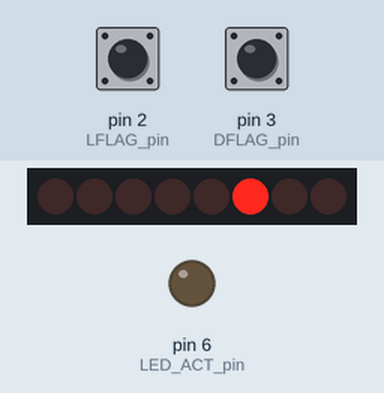
This sketch was run on a simulated Arduino Uno, built with avr-gcc and run on an emulated ATmega328P. On the bench: 8 shift-register outputs drawn as a row of LEDs (first output left, lit = HIGH), output pins drawn as LEDs (lit = HIGH). Wiring (inferred from the names in the program): line decoder: data pin 8, pin 9, pin 10. Wiring (inferred from the signals the program sends): row of LEDs: on Q0, Q1, Q2, Q3, Q4, Q5, Q6, Q7. Inputs (shaded band) come from the test bench; at power-on: pin 2 (LFLAG_pin) HIGH, pin 3 (DFLAG_pin) HIGH. Pins used as bus, display or sensor lines are not drawn; what the sketch prints to the serial monitor is not drawn.

Above: at 0.49 s.
At 3.18 s:
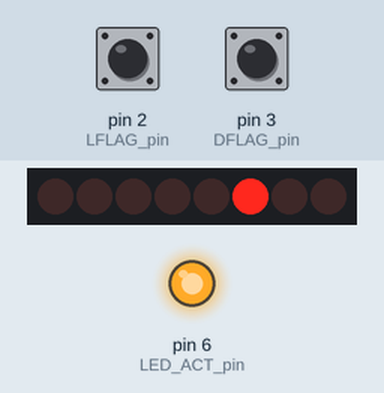
Timing chart, 0 to 3.5 s (numbered marks = the images above):
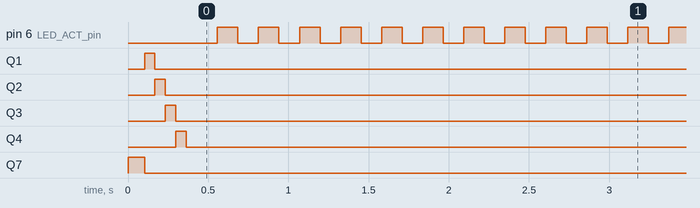

Measured:
- by itself, pin 6 (LED_ACT_pin): alternates HIGH for 0.13 s and LOW for 0.13 s

The sketch:

sample_code_LS7366RSH.ino
```cpp
// (licence header left out)
// the LS7366R communicates using SPI, so include the library:
#include <SPI.h>

#define ENABLE    1
#define DISABLE   0

/***MDR0 configuration data - the configuration byte is formed with***
***single segments taken from each group and ORing all together.***/
//Count modes
#define NQUAD 		0x00 //non-quadrature mode
#define QUADRX1 	0x01 //X1 quadrature mode
#define QUADRX2 	0x02 //X2 quadrature mode
#define QUADRX4 	0x03 //X4 quadrature mode
//Running modes
#define FREE_RUN 	0x00
#define SINGE_CYCLE 0x04
#define RANGE_LIMIT 0x08
#define MODULO_N 	0x0C
//Index modes
#define DISABLE_INDX 	0x00 	//index_disabled
#define INDX_LOADC 		0x10 	//index_load_CNTR
#define INDX_RESETC 	0x20 	//index_rest_CNTR
#define INDX_LOADO 		0x30 	//index_load_OL
#define ASYNCH_INDX 	0x00 	//asynchronous index
#define SYNCH_INDX 		0x80 	//synchronous index
//Clock filter modes
#define FILTER_1 		0x00 	//filter clock frequncy division factor 1
#define FILTER_2 		0x80 	//filter clock frequncy division factor 2
/* **MDR1 configuration data; any of these***
***data segments can be ORed together***/
//Flag modes
#define NO_FLAGS 		0x00 	//all flags disabled
#define IDX_FLAG 		0x10 	//IDX flag
#define CMP_FLAG 		0x20 	//CMP flag
#define BW_FLAG 		0x40 	//BW flag
#define CY_FLAG 		0x80 	//CY flag
//1 to 4 bytes data-width
#define BYTE_4 			0x00 	//four byte mode
#define BYTE_3 			0x01 	//three byte mode
#define BYTE_2 			0x02 	//two byte mode
#define BYTE_1 			0x03 	//one byte mode
//Enable/disable counter
#define EN_CNTR 		0x00 	//counting enabled
#define DIS_CNTR 		0x04 	//counting disabled
/* LS7366R op-code list */
#define CLR_MDR0 		  0x08
#define CLR_MDR1 		  0x10
#define CLR_CNTR 		  0x20
#define CLR_STR 		  0x30
#define READ_MDR0 		0x48
#define READ_MDR1 		0x50
#define READ_CNTR 		0x60
#define READ_OTR 		  0x68
#define READ_STR 		  0x70
#define WRITE_MDR1 		0x90
#define WRITE_MDR0 		0x88
#define WRITE_DTR 		0x98
#define LOAD_CNTR 		0xE0
#define LOAD_OTR 		  0xE4

//the lines are used by 74HC138 chip to select the cable select lines
int nSS_ENC_A2_pin = 10;//C  A2
int nSS_ENC_A1_pin = 9; //B  A1
int nSS_ENC_A0_pin = 8; //A  A0

//CLK Select DFLAG DF-F
int CLK_SEL_DFAG_pin = 4;

//Enable ENC_SS
int EN_ENC_SS_pin = 5;

//Blue LED
int LED_ACT_pin = 6;

//DFLAG
int DFLAG_pin = 3;

//LFLAG
int LFLAG_pin = 2;

#define Slave_Select_Low PORTB &= ~(1 << PB4)
#define Slave_Select_High PORTB |= (1 << PB4)

//function prototypes
void blinkActLed(void);
long getChanEncoderValue(int encoder);
unsigned int getChanEncoderReg(int opcode, int encoder);
void rstEncCnt(int encoder);
void setSSEnc(bool enable, int encoder);
void clearStrReg(int encoder);
void setSSEncCtrlBits(int value);
void Init_LS7366Rs(void);

void setDFlagChMux(int encoder);

void loadRstReg(unsigned char op_code);
void writeSingleByte(unsigned char op_code, unsigned char data);
unsigned char readSingleByte(unsigned char op_code);

//Global Variables
int IsrDFlag;
int DFlagCh;
int IsrLFlag;
int LFlagCnt[6];

//*****************************************************
void setup()
//*****************************************************
{
  int a =0;

    Serial.begin(9600);

    pinMode(LED_ACT_pin, OUTPUT);

	pinMode(CLK_SEL_DFAG_pin, OUTPUT);
	pinMode(EN_ENC_SS_pin, OUTPUT);

    pinMode(nSS_ENC_A2_pin, OUTPUT);
    pinMode(nSS_ENC_A1_pin, OUTPUT);
    pinMode(nSS_ENC_A0_pin, OUTPUT);

    digitalWrite(LED_ACT_pin, LOW);

	digitalWrite(CLK_SEL_DFAG_pin, LOW);
	digitalWrite(EN_ENC_SS_pin, LOW);

    digitalWrite(nSS_ENC_A2_pin, HIGH);
    digitalWrite(nSS_ENC_A1_pin, HIGH);
    digitalWrite(nSS_ENC_A0_pin, HIGH);

	pinMode(DFLAG_pin, INPUT);
	pinMode(LFLAG_pin, INPUT_PULLUP);

  //initialize the register in all of the 6 chips
    Init_LS7366Rs();

	//set Ch1 DFLAG to INT1
  IsrDFlag = 0;
	DFlagCh = 1;
	setDFlagChMux(DFlagCh);

  IsrLFlag = 0;
  for (a = 0; a< 6; a++){
    LFlagCnt[a] = 0;
  }

  attachInterrupt(digitalPinToInterrupt(DFLAG_pin), ISR_DFlag, FALLING );
  attachInterrupt(digitalPinToInterrupt(LFLAG_pin), ISR_LFlag, FALLING );

} //end func
//*************************************************
//main loop
//*****************************************************
void loop()
  //*****************************************************
  {
    int a = 0;
	int tmpStr = 0;

    for ( a = 1; a <= 6; a++)
    {
      Serial.print(" Ch");
      Serial.print(a);
      Serial.print("=");
      Serial.print(getChanEncoderValue(a),DEC);
      Serial.print(";");

      Serial.print(" STR=");
      Serial.print(getChanEncoderReg(READ_STR,a),BIN);
      Serial.print(";");
    }
	Serial.print("\t");

	Serial.print(" DFLGCh=");
	Serial.print(DFlagCh);
	Serial.print(";");

	Serial.print(" LFLG=");
	Serial.print(digitalRead(LFLAG_pin));
	Serial.print(";");
	Serial.print(" Cnt=");

	for ( a = 0; a < 6; a++)
    {
		Serial.print(LFlagCnt[a]);
		Serial.print("/");
    }

	Serial.print(";");
    Serial.print("\r\n");

    ///////////////
    if(IsrDFlag)
    {
      DFlagCh++;
      if(DFlagCh > 6){
        DFlagCh = 1;
      }
      setDFlagChMux(DFlagCh);//check next encoder
      IsrDFlag = 0;
    }
    ///////////////
    if(IsrLFlag)
    {
  		for(int a=1;a<=6;a++){
    		tmpStr = getChanEncoderReg(READ_STR,a);
    		tmpStr &= 0b00100000;//test CMP
    		if(tmpStr){
    		  LFlagCnt[a-1]++;
    		  clearStrReg(a);
    		}
  		}
		  IsrLFlag = 0;
	  }
	///////////////
    blinkActLed();

  } //end loop
//*************************************************
//*****************************************************
void blinkActLed(void)
//*****************************************************
{
static boolean LedBlink;
  LedBlink = !LedBlink;
  digitalWrite(LED_ACT_pin, LedBlink);
}
//*************************************************
//*****************************************************
long getChanEncoderValue(int encoder)
//*****************************************************
{
    unsigned int cnt1Value, cnt2Value, cnt3Value, cnt4Value;
    long result;

    setSSEnc(ENABLE, encoder);

    SPI.transfer(READ_CNTR); // Request count
    cnt1Value = SPI.transfer(0x00); // Read highest order byte
    cnt2Value = SPI.transfer(0x00);
    cnt3Value = SPI.transfer(0x00);
    cnt4Value = SPI.transfer(0x00); // Read lowest order byte

    setSSEnc(DISABLE, 0);

    result = ((long) cnt1Value << 24) + ((long) cnt2Value << 16) + ((long) cnt3Value << 8) + (long) cnt4Value;

    return result;
} //end func
//*************************************************
//*****************************************************
unsigned int getChanEncoderReg(int opcode, int encoder)
//*****************************************************
{
    unsigned int Value;

    setSSEnc(ENABLE, encoder);
    SPI.transfer(opcode);
    Value = SPI.transfer(0x00); // Read byte
    setSSEnc(DISABLE, 0);
    return Value;
} //end func
//*************************************************
//*****************************************************
void rstEncCnt(int encoder)
//*****************************************************
  {
    setSSEnc(DISABLE, encoder);
    SPI.transfer(CLR_CNTR);
    setSSEnc(DISABLE, 0);
  } //end func
//*************************************************
//Channel Encoder Slave Select Control
//*************************************************
void setSSEnc(bool enable, int encoder)
//*************************************************
{
	if(encoder>0)
		setSSEncCtrlBits(encoder-1);

   if(enable)
	   digitalWrite(EN_ENC_SS_pin, HIGH);
   else
	   digitalWrite(EN_ENC_SS_pin, LOW);

} //end func
//*************************************************
//*************************************************
void setSSEncCtrlBits(int value)
//*************************************************//*************************************************
{
   switch (value)
   {
    case 0:
      digitalWrite(nSS_ENC_A2_pin, LOW);
      digitalWrite(nSS_ENC_A1_pin, LOW);
      digitalWrite(nSS_ENC_A0_pin, LOW);
      break;

    case 1:
      digitalWrite(nSS_ENC_A2_pin, LOW);
      digitalWrite(nSS_ENC_A1_pin, LOW);
      digitalWrite(nSS_ENC_A0_pin, HIGH);
      break;

    case 2:
      digitalWrite(nSS_ENC_A2_pin, LOW);
      digitalWrite(nSS_ENC_A1_pin, HIGH);
      digitalWrite(nSS_ENC_A0_pin, LOW);
      break;

    case 3:
      digitalWrite(nSS_ENC_A2_pin, LOW);
      digitalWrite(nSS_ENC_A1_pin, HIGH);
      digitalWrite(nSS_ENC_A0_pin, HIGH);
      break;

    case 4:
      digitalWrite(nSS_ENC_A2_pin, HIGH);
      digitalWrite(nSS_ENC_A1_pin, LOW);
      digitalWrite(nSS_ENC_A0_pin, LOW);
      break;

    case 5:
      digitalWrite(nSS_ENC_A2_pin, HIGH);
      digitalWrite(nSS_ENC_A1_pin, LOW);
      digitalWrite(nSS_ENC_A0_pin, HIGH);
      break;

    case 6:
      digitalWrite(nSS_ENC_A2_pin, HIGH);
      digitalWrite(nSS_ENC_A1_pin, HIGH);
      digitalWrite(nSS_ENC_A0_pin, LOW);
      break;

    case 7:
      digitalWrite(nSS_ENC_A2_pin, HIGH);
      digitalWrite(nSS_ENC_A1_pin, HIGH);
      digitalWrite(nSS_ENC_A0_pin, HIGH);
      break;

    default:
      digitalWrite(nSS_ENC_A2_pin, HIGH);
      digitalWrite(nSS_ENC_A1_pin, HIGH);
      digitalWrite(nSS_ENC_A0_pin, HIGH);
	  break;
  } //end switch

} //end func
//*************************************************
//*************************************************
void clearStrReg(int encoder)
//*************************************************
{
      setSSEnc(ENABLE, encoder);
      SPI.transfer(CLR_STR);// Select STR || CLEAR register
      setSSEnc(DISABLE, 0);
} //end func
//*************************************************
//*************************************************
void setDFlagChMux(int encoder)
//*************************************************
{
	setSSEncCtrlBits(encoder);
 //Clock D-FF
    digitalWrite(CLK_SEL_DFAG_pin, LOW);
    digitalWrite(CLK_SEL_DFAG_pin, HIGH);
    digitalWrite(CLK_SEL_DFAG_pin, LOW);

} //end func
//*************************************************
//*************************************************
// LS7366 Initialization and configuration
//*************************************************
void Init_LS7366Rs(void)
//*************************************************
{
    int a = 1;

    // SPI initialization
    SPI.begin();
    SPI.setClockDivider(SPI_CLOCK_DIV128);      // SPI at 125Khz (on 16Mhz clock)
    setSSEnc(DISABLE, 0);
    delay(100);

    Serial.print("\r\n");
    Serial.print("\r\n");

    //initialize the 6
    for (a = 1; a <= 6; a++)
    {
      //********
      setSSEnc(ENABLE, a);
      SPI.transfer(WRITE_MDR0);// Select MDR0 | WR register
      SPI.transfer(FILTER_2|DISABLE_INDX|FREE_RUN|QUADRX1);// Filter clock division factor = 1 || Asynchronous Index ||
                         // disable index || free-running count mode || x4 quadrature count mode
      setSSEnc(DISABLE, 0);

      Serial.print(" TX MDR0=");
      Serial.print(FILTER_2|DISABLE_INDX|FREE_RUN|QUADRX1,HEX);
      Serial.print(";");
      Serial.print(" RX MDR0=");
      Serial.print(getChanEncoderReg(READ_MDR0,a),HEX);
      Serial.print(";");
      //********
      //********
      setSSEnc(ENABLE, a);
      SPI.transfer(WRITE_MDR1);// Select MDR1 | WR register
      SPI.transfer(CMP_FLAG|BYTE_4|EN_CNTR);//4-byte counter mode || Enable counting || FLAG on CMP (B5 of STR)
      setSSEnc(DISABLE, 0);

      Serial.print(" TX MDR1=");
      Serial.print(CMP_FLAG|BYTE_4|EN_CNTR,HEX);
      Serial.print(";");
      Serial.print(" RX MDR1=");
      Serial.print(getChanEncoderReg(READ_MDR1,a),HEX);
      Serial.print(";");
      //********
      //********
      setSSEnc(ENABLE, a);
      SPI.transfer(WRITE_DTR);// Select DTR | WR register
      SPI.transfer(0x00);// DTR MSB
      SPI.transfer(0x00);// DTR
      SPI.transfer(0x00);// DTR
      SPI.transfer(0x0A);// DTR LSB
      setSSEnc(DISABLE, 0);
      //********
      //********
      setSSEnc(ENABLE, a);
      SPI.transfer(LOAD_CNTR);
      setSSEnc(DISABLE, 0);

      Serial.print(" Ch");
      Serial.print(a);
      Serial.print("=");
      Serial.print(getChanEncoderValue(a),HEX);
      Serial.print(";");
      //********
      //********
      setSSEnc(ENABLE, a);
      SPI.transfer(CLR_CNTR);// Select CNTR || CLEAR register
      setSSEnc(DISABLE, 0);
      //********
      //********
  	  clearStrReg(a);   //reseting the counter value inside the encoder chips to 0
      rstEncCnt(a);
       //********
      //********
      Serial.print(" STR=");
      Serial.print(getChanEncoderReg(READ_STR,a),BIN);
      Serial.print(";");
      Serial.print("\t");
      //********
      //********
       Serial.print("\r\n");
    }
} //end func

//*************************************************
//*************************************************
void loadRstReg(unsigned char op_code) //dataless write command
//*************************************************
{
unsigned char spi_data;
	Slave_Select_High; 			    // Keep SS/ High for LS7366 deselect
	Slave_Select_Low; 			    // Switch SS/ low for new command
	SPDR = op_code; 			      // Send command to LS7366
	while (!(SPSR & (1<<SPIF))) // Wait for end of the transmission
	{
	};
	spi_data = SPDR; 		        // Reset SPIF
	Slave_Select_High; 		      // Switch SS/ high for end of command
}
//*************************************************
//*************************************************
void writeSingleByte(unsigned char op_code, unsigned char data) //single byte write command
//*************************************************
{
unsigned char spi_data;
	Slave_Select_High; 		// Keep SS/ High for LS7366 deselect
	Slave_Select_Low; 		// Switch SS/ low for new command
	SPDR = op_code; 		// Send command to LS7366
	while (!(SPSR & (1<<SPIF))) // Wait for end of the transmission
	{
	};
	spi_data = SPDR; 		// Reset SPIF
	SPDR = data; 			// Send data to be written to LS7366 register
	while (!(SPSR & (1<<SPIF))) // Wait for end of the transmission
	{
	};
	spi_data = SPDR; 		// Reset SPIF
	/*additional bytes can be sent here for multibyte write, e.g., write_DTR*/
	Slave_Select_High; 		// Switch SS/ high for end of command
}
//*************************************************
//*************************************************
unsigned char readSingleByte(unsigned char op_code) //single byte read command
//*************************************************
{
unsigned char spi_data;
	Slave_Select_High; 		// deselect the the LS7366
	Slave_Select_Low; 		// Switch SS/ low for new command
	SPDR = op_code; 		// send op_code for read to LS7366
	while (!(SPSR & (1<<SPIF))) // Wait for end of transmission
	{
	};
	spi_data = SPDR; 		// Reset SPIF
	SPDR = 0xFF; 			// Start dummy transmission to read data from LS7366
	while (!(SPSR & (1<<SPIF))) // Wait for end of the transmission
	{
	};
	spi_data = SPDR; 		// Reset SPIF
	/*additional bytes can be received here for multibyte read, e.g., read_OTR*/
	Slave_Select_High; 		// Switch SS/ high for end of command
return spi_data;
}
//*************************************************
//*****************************************************
void ISR_DFlag()
//*****************************************************
{
  IsrDFlag = 1;
}
//*************************************************
//*****************************************************
void ISR_LFlag()
//*****************************************************
{
	IsrLFlag = 1;
}
//*************************************************
```
